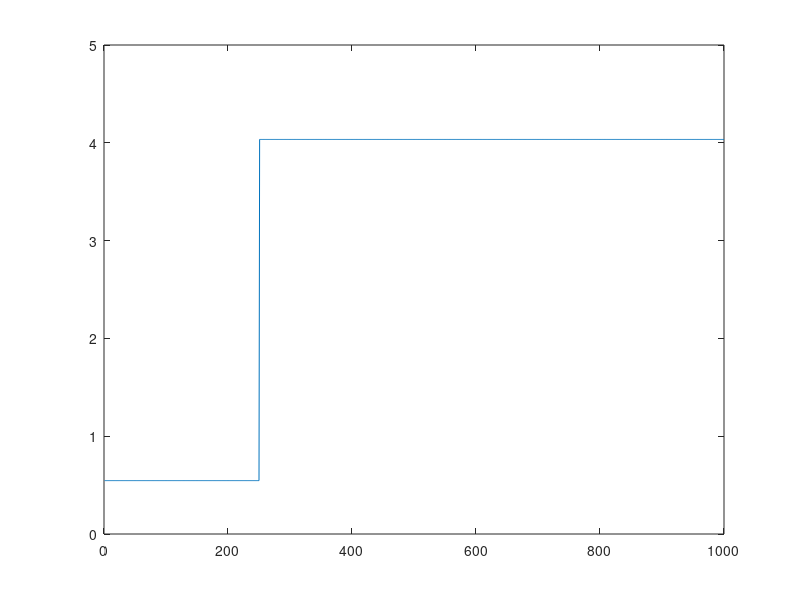

Write the MATLAB code that produced this figure. (Note: this script raises an error after producing the figure.)
rng(123)

%% demo 1: step lambda + step nu
T = 10;
dt = 0.01;
n = 50;

X_lam = ones(T/dt, 1);
G_nu = ones(T/dt, 1);

theta_true = [[repmat(4, 1, round(T/(dt*2)))...
    repmat(5, 1, T/dt - round(T/(dt*2)))]',...
    [repmat(4, 1, round(T/(dt*4)))...
    repmat(6, 1, T/dt - round(T/(dt*4)))]'];

lam_true = exp(X_lam.*theta_true(:, 1));
nu_true = exp(G_nu.*theta_true(:, 2));

figure(999)
plot(nu_true*dt)

spk_vec = zeros(n, T/dt);
theo_mean = zeros(T/dt, 1);
theo_var = zeros(T/dt, 1);
theo_mlogy = zeros(T/dt, 1);

for k = 1:(T/dt)
    spk_vec(:, k) = com_rnd(lam_true(k)*dt, nu_true(k)*dt, n);
    cum_app = sum_calc(lam_true(k)*dt, nu_true(k)*dt, 1000);
    Zk = cum_app(1);
    Ak = cum_app(2);
    Bk = cum_app(3);
    Ck = cum_app(4);
    
    theo_mean(k) = Ak/Zk;
    theo_var(k) = Bk/Zk - theo_mean(k)^2;
    theo_mlogy(k) = Ck/Zk;
end

figure(1)
hold on
plot(mean(spk_vec, 1))
plot(theo_mean)
hold off

figure(2)
hold on
plot(var(spk_vec, 1))
plot(theo_var)
hold off

figure(3)
hold on
plot(mean(gammaln(spk_vec + 1), 1))
plot(theo_mlogy)
hold off

[theta_fit1,W_fit1] =...
    ppafilt_compoisson(spk_vec,X_lam,G_nu,theta_true(1, :)',...
    eye(2),eye(2),dt*eye(2),dt);

[theta_fit2,W_fit2] =...
    ppasmoo_compoisson(spk_vec,X_lam,G_nu,theta_true(1, :)',...
    eye(2),eye(2),dt*eye(2),dt);

lam_fit1 = exp(X_lam.*theta_fit1(1, :)');
lam_fit2 = exp(X_lam.*theta_fit2(1, :)');
nu_fit1 = exp(G_nu.*theta_fit1(2, :)');
nu_fit2 = exp(G_nu.*theta_fit2(2, :)');

theta1 = figure;
hold on
plot(theta_true(:, 1), 'r', 'LineWidth', 2)
plot(theta_fit1(1, :), 'b', 'LineWidth', 2)
plot(theta_fit2(1, :), 'g', 'LineWidth', 2)
legend('true', 'filtering', 'smoothing', 'Location','northwest')
title('\theta for \lambda')
xlabel('step')
hold off
saveas(theta1, 'theta1_1.png')

theta2 = figure;
hold on
plot(theta_true(:, 2), 'r', 'LineWidth', 2)
plot(theta_fit1(2, :), 'b', 'LineWidth', 2)
plot(theta_fit2(2, :), 'g', 'LineWidth', 2)
legend('true', 'filtering', 'smoothing', 'Location','northwest')
title('\theta for \nu')
xlabel('step')
hold off
saveas(theta2, 'theta2_1.png')


lambda = figure;
hold on
plot(lam_true*dt, 'r', 'LineWidth', 2)
plot(lam_fit1*dt, 'b', 'LineWidth', 2)
plot(lam_fit2*dt, 'g', 'LineWidth', 2)
legend('true', 'filtering', 'smoothing', 'Location','northwest')
title('\lambda\Delta t')
xlabel('step')
hold off
saveas(lambda, 'lambda_1.png')

nu = figure;
hold on
plot(nu_true*dt, 'r', 'LineWidth', 2)
plot(nu_fit1*dt, 'b', 'LineWidth', 2)
plot(nu_fit2*dt, 'g', 'LineWidth', 2)
legend('true', 'filtering', 'smoothing', 'Location','northwest')
title('\nu\Delta t')
xlabel('step')
hold off
saveas(nu, 'nu_1.png')

%% demo 2: step lambda + linear nu
clear all; close all; clc;
T = 10;
dt = 0.01;
n = 50;

X_lam = ones(T/dt, 1);
G_nu = ones(T/dt, 1);

theta_true = [[repmat(4, 1, round(T/(dt*2)))...
    repmat(5, 1, T/dt - round(T/(dt*2)))]',...
    linspace(4, 6, T/dt)'];

lam_true = exp(X_lam.*theta_true(:, 1));
nu_true = exp(G_nu.*theta_true(:, 2));

spk_vec = zeros(n, T/dt);

for k = 1:(T/dt)
    spk_vec(:, k) = com_rnd(lam_true(k)*dt, nu_true(k)*dt, n);
end

[theta_fit1,W_fit1] =...
    ppafilt_compoisson(spk_vec,X_lam,G_nu,theta_true(1, :)',...
    eye(2),eye(2),dt*eye(2),dt);

[theta_fit2,W_fit2] =...
    ppasmoo_compoisson(spk_vec,X_lam,G_nu,theta_true(1, :)',...
    eye(2),eye(2),dt*eye(2),dt);

lam_fit1 = exp(X_lam.*theta_fit1(1, :)');
lam_fit2 = exp(X_lam.*theta_fit2(1, :)');
nu_fit1 = exp(G_nu.*theta_fit1(2, :)');
nu_fit2 = exp(G_nu.*theta_fit2(2, :)');

theta1 = figure;
hold on
plot(theta_true(:, 1), 'r', 'LineWidth', 2)
plot(theta_fit1(1, :), 'b', 'LineWidth', 2)
plot(theta_fit2(1, :), 'g', 'LineWidth', 2)
legend('true', 'filtering', 'smoothing', 'Location','northwest')
title('\theta for \lambda')
xlabel('step')
hold off
saveas(theta1, 'theta1_2.png')

theta2 = figure;
hold on
plot(theta_true(:, 2), 'r', 'LineWidth', 2)
plot(theta_fit1(2, :), 'b', 'LineWidth', 2)
plot(theta_fit2(2, :), 'g', 'LineWidth', 2)
legend('true', 'filtering', 'smoothing', 'Location','northwest')
title('\theta for \nu')
xlabel('step')
hold off
saveas(theta2, 'theta2_2.png')


lambda = figure;
hold on
plot(lam_true*dt, 'r', 'LineWidth', 2)
plot(lam_fit1*dt, 'b', 'LineWidth', 2)
plot(lam_fit2*dt, 'g', 'LineWidth', 2)
legend('true', 'filtering', 'smoothing', 'Location','northwest')
title('\lambda\Delta t')
xlabel('step')
hold off
saveas(lambda, 'lambda_2.png')

nu = figure;
hold on
plot(nu_true*dt, 'r', 'LineWidth', 2)
plot(nu_fit1*dt, 'b', 'LineWidth', 2)
plot(nu_fit2*dt, 'g', 'LineWidth', 2)
legend('true', 'filtering', 'smoothing', 'Location','northwest')
title('\nu\Delta t')
xlabel('step')
hold off
saveas(nu, 'nu_2.png')

%% demo 3: step lambda + cos nu
clear all; close all; clc;
T = 10;
dt = 0.01;
n = 50;

X_lam = ones(T/dt, 1);
G_nu = ones(T/dt, 1);

period = T/(2*dt);
theta_true = [[repmat(4, 1, round(T/(dt*2)))...
    repmat(5, 1, T/dt - round(T/(dt*2)))]',...
    5+cos((10*pi/period)*(1:T/dt))'];

lam_true = exp(X_lam.*theta_true(:, 1));
nu_true = exp(G_nu.*theta_true(:, 2));

% plot(theta_true(:, 1))


spk_vec = zeros(n, T/dt);

for k = 1:(T/dt)
    spk_vec(:, k) = com_rnd(lam_true(k)*dt, nu_true(k)*dt, n);
end

[theta_fit1,W_fit1] =...
    ppafilt_compoisson(spk_vec,X_lam,G_nu,theta_true(1, :)',...
    eye(2),eye(2),dt*eye(2),dt);

[theta_fit2,W_fit2] =...
    ppasmoo_compoisson(spk_vec,X_lam,G_nu,theta_true(1, :)',...
    eye(2),eye(2),dt*eye(2),dt);

lam_fit1 = exp(X_lam.*theta_fit1(1, :)');
lam_fit2 = exp(X_lam.*theta_fit2(1, :)');
nu_fit1 = exp(G_nu.*theta_fit1(2, :)');
nu_fit2 = exp(G_nu.*theta_fit2(2, :)');

theta1 = figure;
hold on
plot(theta_true(:, 1), 'r', 'LineWidth', 2)
plot(theta_fit1(1, :), 'b', 'LineWidth', 2)
plot(theta_fit2(1, :), 'g', 'LineWidth', 2)
legend('true', 'filtering', 'smoothing', 'Location','northwest')
title('\theta for \lambda')
xlabel('step')
hold off
saveas(theta1, 'theta1_3.png')

theta2 = figure;
hold on
plot(theta_true(:, 2), 'r', 'LineWidth', 2)
plot(theta_fit1(2, :), 'b', 'LineWidth', 2)
plot(theta_fit2(2, :), 'g', 'LineWidth', 2)
legend('true', 'filtering', 'smoothing', 'Location','northwest')
title('\theta for \nu')
xlabel('step')
hold off
saveas(theta2, 'theta2_3.png')


lambda = figure;
hold on
plot(lam_true*dt, 'r', 'LineWidth', 2)
plot(lam_fit1*dt, 'b', 'LineWidth', 2)
plot(lam_fit2*dt, 'g', 'LineWidth', 2)
legend('true', 'filtering', 'smoothing', 'Location','northwest')
title('\lambda\Delta t')
xlabel('step')
hold off
saveas(lambda, 'lambda_3.png')

nu = figure;
hold on
plot(nu_true*dt, 'r', 'LineWidth', 2)
plot(nu_fit1*dt, 'b', 'LineWidth', 2)
plot(nu_fit2*dt, 'g', 'LineWidth', 2)
legend('true', 'filtering', 'smoothing', 'Location','northwest')
title('\nu\Delta t')
xlabel('step')
hold off
saveas(nu, 'nu_3.png')